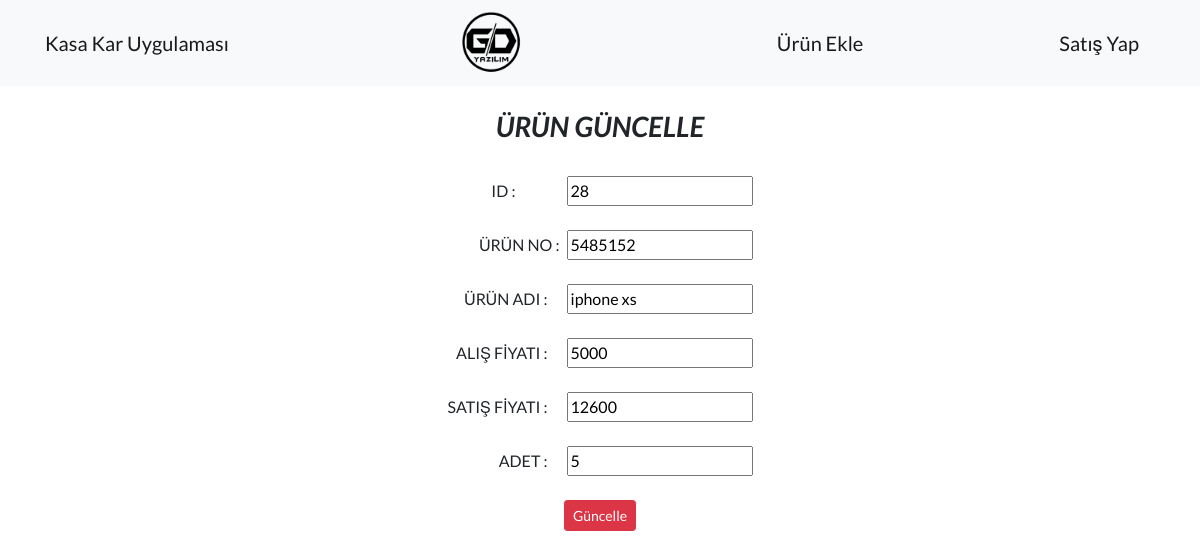
Page /guncelle.php?id=28 on the committed database.
### tables this page shows
CREATE TABLE `urunler` (
  `id` int(11) NOT NULL,
  `urun_no` varchar(50) NOT NULL,
  `urun_adi` varchar(50) NOT NULL,
  `alinan_fiyat` varchar(50) NOT NULL,
  `satilan_fiyat` varchar(50) NOT NULL,
  `adet` int(11) NOT NULL
);

### guncelle.php (the view, shortened to what this page needs)
<?php include 'baglan.php';
             $urunid= $_GET["id"];
             $sorgu=$db ->prepare("SELECT * FROM urunler Where id=:urunid");
             $sorgu->execute(array(":urunid" => $urunid));
             $row = $sorgu -> fetch(PDO::FETCH_ASSOC);
?>
<!DOCTYPE html>
<html lang="tr">
<head>
  <link href="vendor/bootstrap/css/bootstrap.min.css" rel="stylesheet">
  <link href="vendor/fontawesome-free/css/all.min.css" rel="stylesheet">
  <link href="vendor/simple-line-icons/css/simple-line-icons.css" rel="stylesheet" type="text/css">
  <link href="css/landing-page.min.css" rel="stylesheet">
</head>
<body>
  <nav class="navbar navbar-light bg-light static-top">
    <div class="container">
      <a class="navbar-brand" href="index.php">Kasa Kar Uygulaması</a>
       <div class="ml-1 mr-5"><img src="img/logo.png" height="70px" width="120px"></div>
      <a class="navbar-brand" href="urunekle.php">Ürün Ekle</a>
      <a class="navbar-brand" href="satislar.php">Satış Yap</a>
    </div>
  </nav>
<div class="d-flex bd-highlight mb-3 mt-4">
  <div class="mr-auto pl-5"></div>
  <div class="">
    <center><h3><i>ÜRÜN GÜNCELLE</i></h3></center> <br>
<form action="update.php" method="post" style="text-align: right;">
  ID : <input type="text" class="ml-5" value="<?php  echo $row['id']; ?>" name="id"></font><br><br>
  ÜRÜN NO : <input type="text" class="ml-1" value="<?php  echo $row['urun_no']; ?>" name="u_no"><br><br>
  ÜRÜN ADI : <input type="text" class="ml-3" value="<?php  echo $row['urun_adi']; ?>" name="uadi" ><br><br>
  ALIŞ FİYATI : <input type="number" class="ml-3" value="<?php  echo $row['alinan_fiyat']; ?>" name="alisfiyat"><br><br>
  SATIŞ FİYATI : <input type="number" class="ml-3" value="<?php  echo $row['satilan_fiyat']; ?>" name="satisfiyat"><br><br>
  ADET : <input type="text" class="ml-3" value="<?php  echo $row['adet']; ?>" name="adet"><br><br>
 <center> <input type="submit" class="btn btn-danger btn-sm" value="Güncelle" name="guncel"></center>
</form>
</div>
<div class="mr-auto pr-5"></div>
</div>
</body>
</html>

### rows in the picture
urunler: id "28", u_no "5485152", uadi "iphone xs", alisfiyat "5000", satisfiyat "12600", adet "5"
